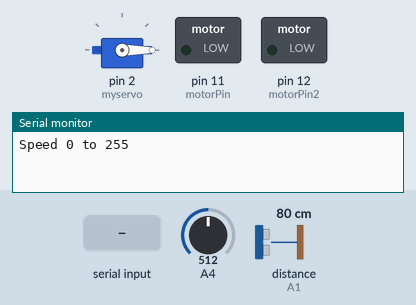
Recording of a sketch running on a simulated Arduino Uno, built with avr-gcc and run on an emulated ATmega328P. On the bench: servo, switched loads named in the sketch (green lamp = pin HIGH), the last lines printed to the serial monitor. The inputs (shaded band) are chosen by the test bench; at power-on: A4 = 512, distance to the obstacle (sensor on A1) 80 cm. The echo pulse lasts 58.3 µs per cm.

Above: at 3.9 s.
4.0 s: "90,45\n" received over Serial
At 5.5 s:
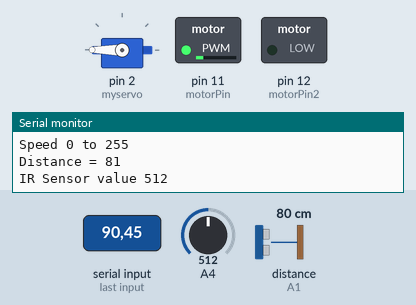
6.6 s: "30,150\n" received over Serial
At 8.7 s:
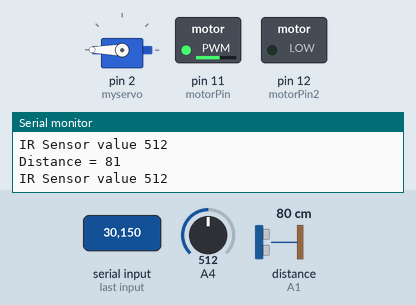
9.2 s: "200\n" received over Serial
At 10.6 s:
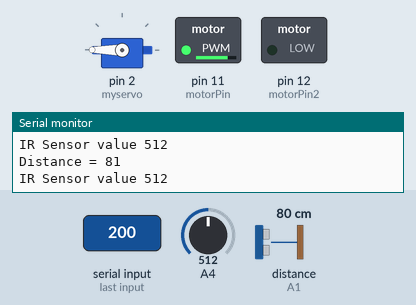
12.2 s: "256\n" received over Serial
At 13.1 s:
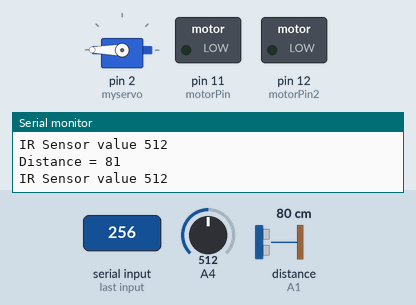
13.7 s: "30,150\n" received over Serial
At 16.1 s:
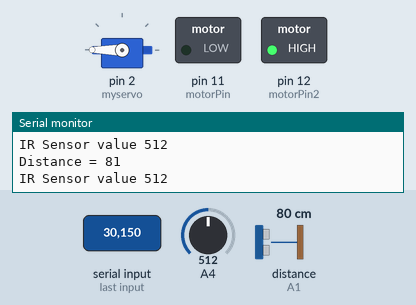
16.4 s: "257\n" received over Serial
At 20.5 s:
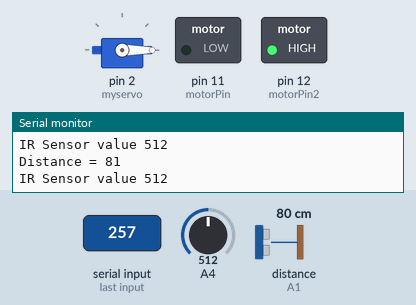
Timing chart, 0 to 21.2 s (numbered marks = the images above; inputs shaded):
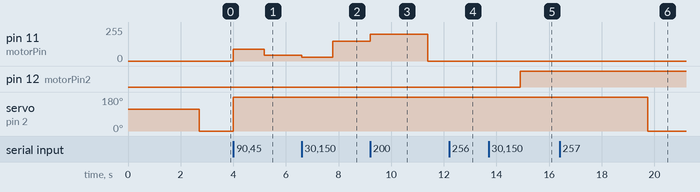

The sketch:

MotorTry.ino
```cpp
#include <NewPing.h>
#include <Servo.h>

int distance = 100;
int motorPin = 11;
int motorPin2 = 12;
int selectedPin = motorPin;
#define TRIG_PIN A0 //A4
#define ECHO_PIN A1 //A5
#define MAX_DISTANCE 200
NewPing sonar(TRIG_PIN, ECHO_PIN, MAX_DISTANCE);
Servo myservo;

void setup() {
   myservo.attach(2);
   myservo.write(115);
   delay(2000);
   distance = readPing();
   delay(100);
   distance = readPing();
   delay(100);
   distance = readPing();
   delay(100);
   distance = readPing();
   delay(100);

   pinMode(motorPin, OUTPUT);
   pinMode(motorPin2, OUTPUT);
   Serial.begin(9600);
   while (! Serial);
   Serial.println("Speed 0 to 255");
}

void loop() {
   myservo.write(0);
   if (Serial.available()) {
      myservo.write(180);
      int speed = Serial.parseInt();
      if (speed >= 0 && speed <= 255) {
         analogWrite(selectedPin, speed);
      }
      if (speed == 256) {
         selectedPin = motorPin2;
      } else if (speed == 257) {
        selectedPin = motorPin;
      }
      delay(1000);
      int dis = readPing();
      Serial.print("Distance = " );
      Serial.println(dis);
      irSensor();
   }
}

void irSensor()
{
      int irSensorValue;
      irSensorValue=analogRead(4);   //connect proximity sensor to Analog 0
      Serial.print("IR Sensor value ");
      Serial.println(irSensorValue,DEC);// display analog values on serial port
      delay(100);
}

int readPing() {
  delay(70);
  int cm = sonar.ping_cm();
  if(cm==0)
  {
    cm = 250;
  }
  return cm;
}
```

Measured:
- after the input at 4.0 s, pin 11 (motorPin): 0/255 → 90/255 at once, → 45/255 1.2 s later; servo on pin 2 (myservo): 0° → 180° at once
- after the input at 6.6 s, pin 11 (motorPin): 45/255 → 30/255 at once, → 150/255 1.2 s later; servo on pin 2 (myservo): stays 180° (without the input it goes to 0° after 1.9 s)
- after the input at 9.2 s, pin 11 (motorPin): 150/255 → 200/255 at once, → 0/255 2.2 s later; servo on pin 2 (myservo): stays 180° (without the input it goes to 0° after 1.9 s)
- after the input at 12.2 s, servo on pin 2 (myservo): stays 180° (without the input it goes to 0° after 0.36 s)
- after the input at 13.7 s, pin 12 (motorPin2): LOW → HIGH after 1.2 s; servo on pin 2 (myservo): stays 180° (without the input it goes to 0° after 2.2 s)
- after the input at 16.4 s, pin 12 (motorPin2): stays HIGH (without the input it goes to LOW after 0.68 s); servo on pin 2 (myservo): 180° → 0° after 3.4 s instead of 1.9 s
